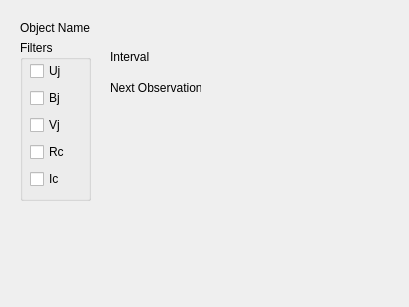
<?xml version="1.0" encoding="UTF-8"?>
<ui version="4.0">
 <class>Dialog</class>
 <widget class="QDialog" name="Dialog">
  <property name="geometry">
   <rect>
    <x>0</x>
    <y>0</y>
    <width>409</width>
    <height>307</height>
   </rect>
  </property>
  <property name="windowTitle">
   <string>Dialog</string>
  </property>
  <widget class="QLabel" name="label">
   <property name="geometry">
    <rect>
     <x>20</x>
     <y>20</y>
     <width>71</width>
     <height>16</height>
    </rect>
   </property>
   <property name="text">
    <string>Object Name</string>
   </property>
  </widget>
  <widget class="QGroupBox" name="groupBox">
   <property name="geometry">
    <rect>
     <x>20</x>
     <y>40</y>
     <width>71</width>
     <height>161</height>
    </rect>
   </property>
   <property name="title">
    <string>Filters</string>
   </property>
   <widget class="QWidget" name="gridLayoutWidget">
    <property name="geometry">
     <rect>
      <x>10</x>
      <y>20</y>
      <width>51</width>
      <height>131</height>
     </rect>
    </property>
    <layout class="QGridLayout" name="gridLayout">
     <item row="0" column="0">
      <widget class="QCheckBox" name="checkBox">
       <property name="sizePolicy">
        <sizepolicy hsizetype="Minimum" vsizetype="Fixed">
         <horstretch>0</horstretch>
         <verstretch>0</verstretch>
        </sizepolicy>
       </property>
       <property name="text">
        <string>Uj</string>
       </property>
      </widget>
     </item>
     <item row="1" column="0">
      <widget class="QCheckBox" name="checkBox_2">
       <property name="sizePolicy">
        <sizepolicy hsizetype="Minimum" vsizetype="Fixed">
         <horstretch>0</horstretch>
         <verstretch>0</verstretch>
        </sizepolicy>
       </property>
       <property name="text">
        <string>Bj</string>
       </property>
      </widget>
     </item>
     <item row="2" column="0">
      <widget class="QCheckBox" name="checkBox_3">
       <property name="sizePolicy">
        <sizepolicy hsizetype="Minimum" vsizetype="Fixed">
         <horstretch>0</horstretch>
         <verstretch>0</verstretch>
        </sizepolicy>
       </property>
       <property name="text">
        <string>Vj</string>
       </property>
      </widget>
     </item>
     <item row="3" column="0">
      <widget class="QCheckBox" name="checkBox_4">
       <property name="sizePolicy">
        <sizepolicy hsizetype="Minimum" vsizetype="Fixed">
         <horstretch>0</horstretch>
         <verstretch>0</verstretch>
        </sizepolicy>
       </property>
       <property name="text">
        <string>Rc</string>
       </property>
      </widget>
     </item>
     <item row="4" column="0">
      <widget class="QCheckBox" name="checkBox_5">
       <property name="sizePolicy">
        <sizepolicy hsizetype="Minimum" vsizetype="Fixed">
         <horstretch>0</horstretch>
         <verstretch>0</verstretch>
        </sizepolicy>
       </property>
       <property name="text">
        <string>Ic</string>
       </property>
      </widget>
     </item>
    </layout>
   </widget>
  </widget>
  <widget class="QLabel" name="label_2">
   <property name="geometry">
    <rect>
     <x>110</x>
     <y>50</y>
     <width>46</width>
     <height>13</height>
    </rect>
   </property>
   <property name="text">
    <string>Interval</string>
   </property>
  </widget>
  <widget class="QLabel" name="label_3">
   <property name="geometry">
    <rect>
     <x>110</x>
     <y>80</y>
     <width>91</width>
     <height>16</height>
    </rect>
   </property>
   <property name="text">
    <string>Next Observation</string>
   </property>
  </widget>
 </widget>
 <resources/>
 <connections/>
</ui>
